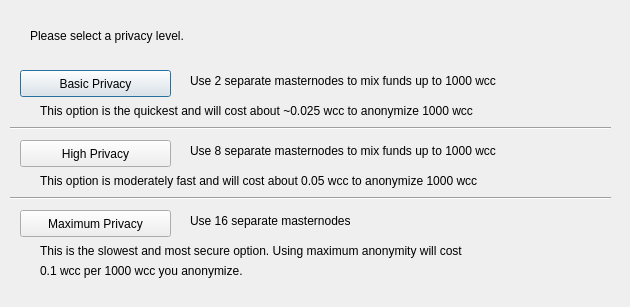
<?xml version="1.0" encoding="UTF-8"?>
<ui version="4.0">
 <class>DarksendConfig</class>
 <widget class="QDialog" name="DarksendConfig">
  <property name="geometry">
   <rect>
    <x>0</x>
    <y>0</y>
    <width>630</width>
    <height>307</height>
   </rect>
  </property>
  <property name="windowTitle">
   <string>Configure Darksend</string>
  </property>
  <widget class="QPushButton" name="buttonBasic">
   <property name="geometry">
    <rect>
     <x>20</x>
     <y>70</y>
     <width>151</width>
     <height>27</height>
    </rect>
   </property>
   <property name="text">
    <string>Basic Privacy</string>
   </property>
  </widget>
  <widget class="QPushButton" name="buttonHigh">
   <property name="geometry">
    <rect>
     <x>20</x>
     <y>140</y>
     <width>151</width>
     <height>27</height>
    </rect>
   </property>
   <property name="text">
    <string>High Privacy</string>
   </property>
  </widget>
  <widget class="QPushButton" name="buttonMax">
   <property name="geometry">
    <rect>
     <x>20</x>
     <y>210</y>
     <width>151</width>
     <height>27</height>
    </rect>
   </property>
   <property name="text">
    <string>Maximum Privacy</string>
   </property>
  </widget>
  <widget class="QLabel" name="label">
   <property name="geometry">
    <rect>
     <x>30</x>
     <y>20</y>
     <width>571</width>
     <height>31</height>
    </rect>
   </property>
   <property name="text">
    <string>Please select a privacy level.</string>
   </property>
  </widget>
  <widget class="QLabel" name="label_2">
   <property name="geometry">
    <rect>
     <x>190</x>
     <y>70</y>
     <width>421</width>
     <height>21</height>
    </rect>
   </property>
   <property name="text">
    <string>Use 2 separate masternodes to mix funds up to 1000 wcc</string>
   </property>
  </widget>
  <widget class="QLabel" name="label_3">
   <property name="geometry">
    <rect>
     <x>190</x>
     <y>140</y>
     <width>411</width>
     <height>21</height>
    </rect>
   </property>
   <property name="text">
    <string>Use 8 separate masternodes to mix funds up to 1000 wcc</string>
   </property>
  </widget>
  <widget class="QLabel" name="label_4">
   <property name="geometry">
    <rect>
     <x>190</x>
     <y>210</y>
     <width>421</width>
     <height>21</height>
    </rect>
   </property>
   <property name="text">
    <string>Use 16 separate masternodes</string>
   </property>
  </widget>
  <widget class="QLabel" name="label_6">
   <property name="geometry">
    <rect>
     <x>40</x>
     <y>100</y>
     <width>561</width>
     <height>21</height>
    </rect>
   </property>
   <property name="text">
    <string>This option is the quickest and will cost about ~0.025 wcc to anonymize 1000 wcc</string>
   </property>
  </widget>
  <widget class="QLabel" name="label_7">
   <property name="geometry">
    <rect>
     <x>40</x>
     <y>170</y>
     <width>561</width>
     <height>21</height>
    </rect>
   </property>
   <property name="text">
    <string>This option is moderately fast and will cost about 0.05 wcc to anonymize 1000 wcc</string>
   </property>
  </widget>
  <widget class="QLabel" name="label_8">
   <property name="geometry">
    <rect>
     <x>40</x>
     <y>240</y>
     <width>561</width>
     <height>21</height>
    </rect>
   </property>
   <property name="text">
    <string>This is the slowest and most secure option. Using maximum anonymity will cost</string>
   </property>
  </widget>
  <widget class="QLabel" name="label_9">
   <property name="geometry">
    <rect>
     <x>40</x>
     <y>260</y>
     <width>561</width>
     <height>21</height>
    </rect>
   </property>
   <property name="text">
    <string>0.1 wcc per 1000 wcc you anonymize.</string>
   </property>
  </widget>
  <widget class="Line" name="line">
   <property name="geometry">
    <rect>
     <x>10</x>
     <y>120</y>
     <width>601</width>
     <height>16</height>
    </rect>
   </property>
   <property name="orientation">
    <enum>Qt::Horizontal</enum>
   </property>
  </widget>
  <widget class="Line" name="line_2">
   <property name="geometry">
    <rect>
     <x>10</x>
     <y>190</y>
     <width>601</width>
     <height>16</height>
    </rect>
   </property>
   <property name="orientation">
    <enum>Qt::Horizontal</enum>
   </property>
  </widget>
 </widget>
 <resources/>
 <connections/>
</ui>
